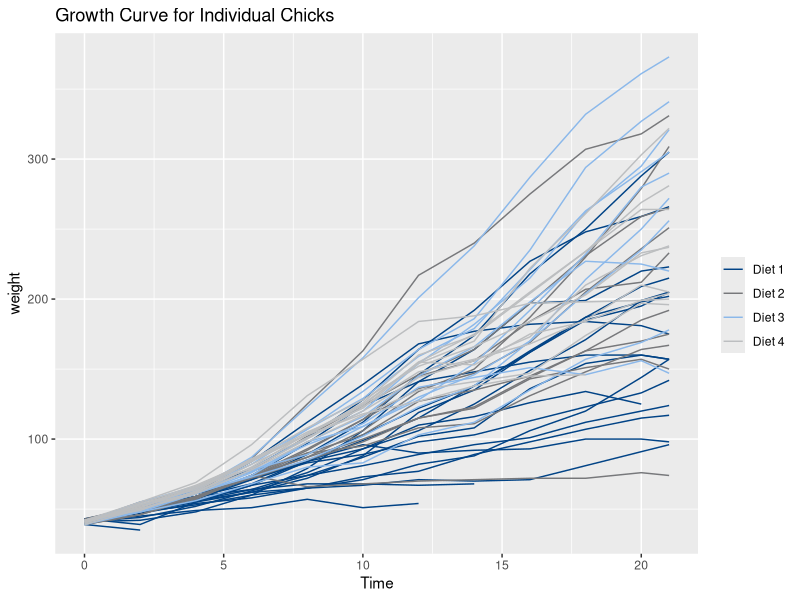
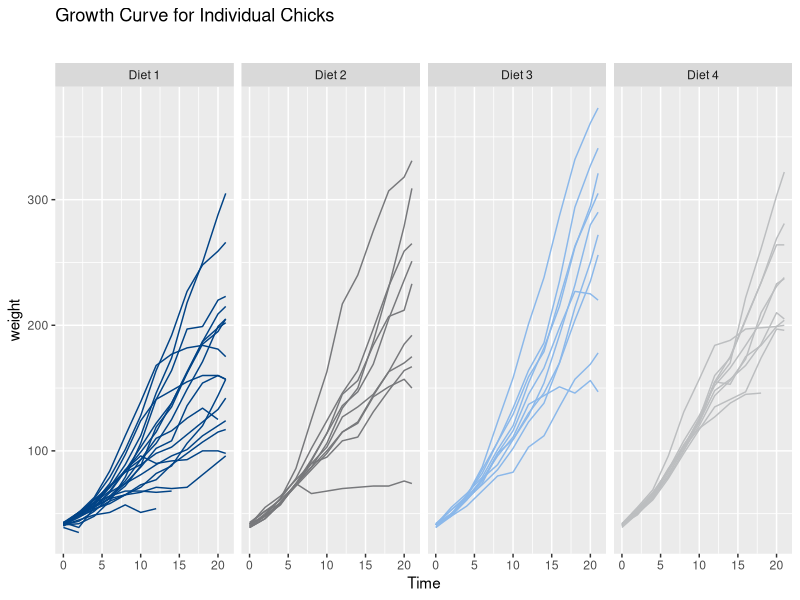
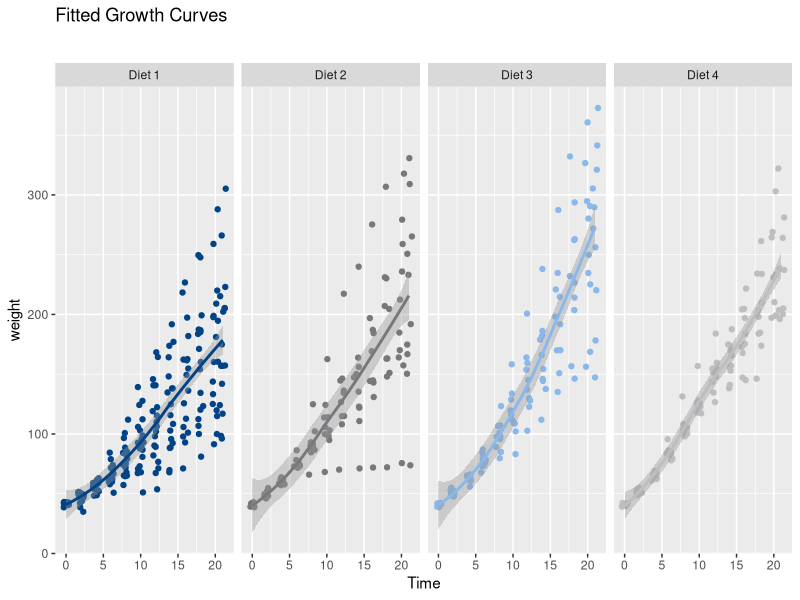
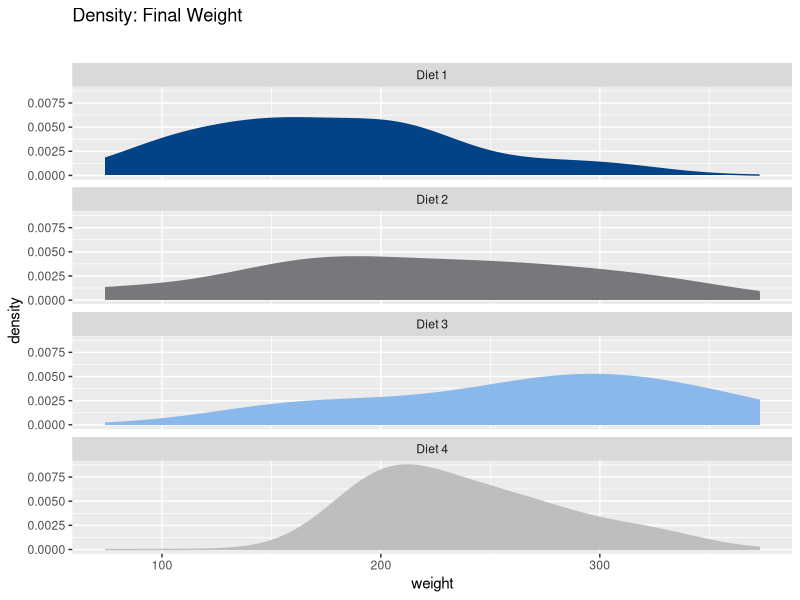

These charts were generated, in order, by the following R code:
## ---- chunk 1
library(data.table, quietly=TRUE)
ChickWeight <- data.table(ChickWeight)
## ---- chunk 2
ChickWeight <- ChickWeight[, dietChr := sprintf("Diet %d", Diet)]
## ---- chunk 3
head(ChickWeight)
## ---- chunk 4
summary(ChickWeight)
## ---- chunk 5
library(xtable, quietly=TRUE)
mean_ChickWeight <- ChickWeight[Time %in% c(0,10,21),
                                list(mean_weight = round(mean(weight), digits=1)),
                                by = list(Diet,Time)]
## ---- chunk 6
print(xtable(mean_ChickWeight),
      type="latex",
      table.placement="h",
      include.rownames=FALSE,
      comment=FALSE)
## ---- chunk 7
colorPalette <- function () {
  c(rgb(  1,  67, 134, maxColorValue=255),
    rgb(119, 120, 123, maxColorValue=255),
    rgb(139, 184, 234, maxColorValue=255),
    rgb(188, 190, 192, maxColorValue=255),
    rgb( 94, 122, 162, maxColorValue=255),
    rgb(223, 122,  28, maxColorValue=255))
}
## ---- chunk 8
library(ggplot2, quietly=TRUE)
ggplot() +
  geom_line(data=ChickWeight, aes(x=Time, y=weight, color=dietChr, group=Chick)) +
  scale_color_manual("", values=colorPalette()) +
  ggtitle("Growth Curve for Individual Chicks")
## ---- chunk 9
ggplot() +
  geom_line(data=ChickWeight, aes(x=Time, y=weight, color=dietChr, group=Chick)) +
  facet_wrap(~ dietChr, nrow=1) + 
  scale_color_manual(values=colorPalette()) +
  theme(legend.position="none") +
  ggtitle(bquote(atop("Growth Curve for Individual Chicks")))
## ---- chunk 10
ggplot() +
  geom_jitter(data=ChickWeight, aes(x=Time, y=weight, colour=dietChr)) +
  geom_smooth(data=ChickWeight, aes(x=Time, y=weight, colour=dietChr)) +
  facet_wrap(~ dietChr, nrow=1) + 
  scale_color_manual(values=colorPalette()) +
  theme(legend.position="none") +
  ggtitle(bquote(atop("Fitted Growth Curves")))
## ---- chunk 11
ggplot(ChickWeight[Time==21], aes(x=weight, colour=dietChr, fill=dietChr)) +
    geom_density() +
  facet_wrap(~ dietChr, nrow=4) + 
  scale_color_manual(values=colorPalette()) +
  scale_fill_manual(values=colorPalette()) +
  theme(legend.position="none") +
  ggtitle(bquote(atop("Density: Final Weight")))
## ---- chunk 12
sessionInfo()
